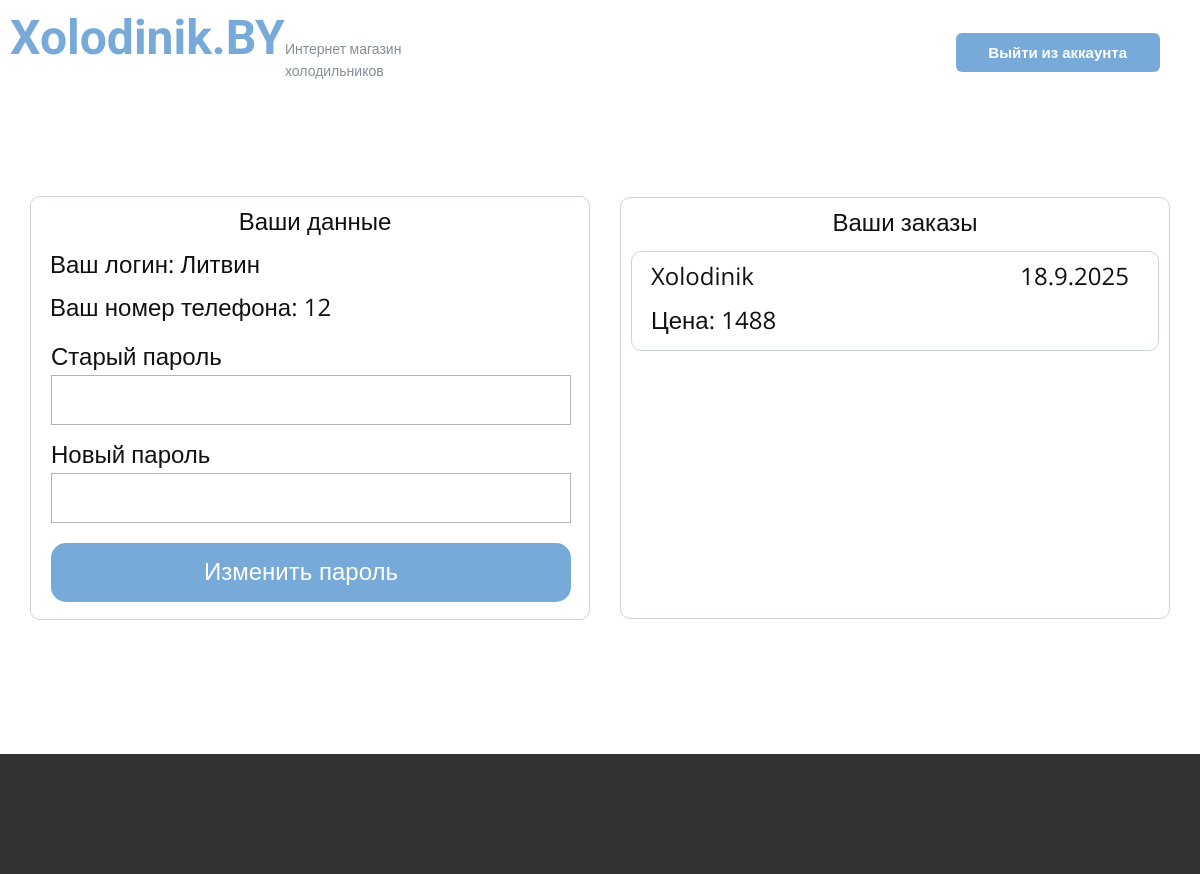
Before: /cub (signed in) with the older database file.
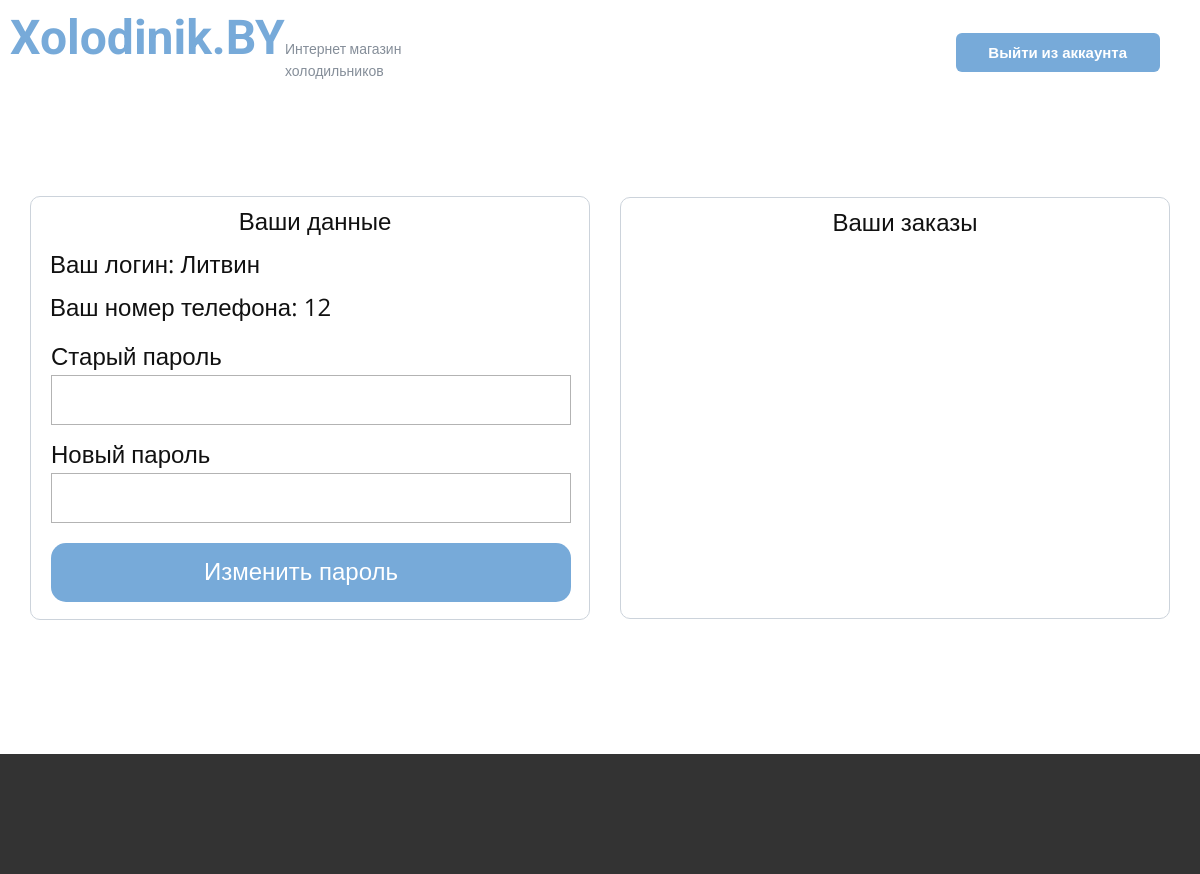
After: the same page with the newer database file.
### app.py (models this page shows)
class Order(db.Model):
    id = db.Column(db.Integer, primary_key=True)
    user_phone_number = db.Column(db.String(20), nullable=False)
    user_email = db.Column(db.String(20), nullable=False)
    status = db.Column(db.String(20), nullable=False, default="на рассмотрении")
    date = db.Column(db.String(10), nullable=False)
    prod_id = db.Column(db.Integer, db.ForeignKey('prod.id'))
    prod = db.relationship('Prod', back_populates='orders')
    user_id = db.Column(db.Integer, db.ForeignKey('user.id'))
    user = db.relationship('User', back_populates='orders')

class Prod(db.Model):
    id = db.Column(db.Integer, primary_key=True)
    model = db.Column(db.String(20), nullable=False, unique=True)
    producer = db.Column(db.String(20), nullable=False)
    price = db.Column(db.Integer, nullable=False)
    width = db.Column(db.String(20), nullable=False)
    depth = db.Column(db.String(20), nullable=False)
    height = db.Column(db.String(20), nullable=False)
    weight = db.Column(db.String(20), nullable=False)
    volume = db.Column(db.String(20), nullable=False)
    service = db.Column(db.String(20), nullable=False)
    country = db.Column(db.String(20), nullable=False)
    category = db.Column(db.String(20), nullable=False)
    colling = db.Column(db.String(20), nullable=False)
    color = db.Column(db.String(20), nullable=False)
    energy_efficiency = db.Column(db.String(20), nullable=False)
    compressors = db.Column(db.String(20), nullable=False)
    noise = db.Column(db.String(20), nullable=False)
    handle = db.Column(db.String(20), nullable=False)
    guaranty = db.Column(db.String(20), nullable=False)
    control_unit = db.Column(db.String(20), nullable=False)
    power = db.Column(db.String(20), nullable=False)
    chambers = db.Column(db.String(20), nullable=False)
    doors = db.Column(db.String(20), nullable=False)
    useful_volume = db.Column(db.String(20), nullable=False)
    useful_volume_ref = db.Column(db.String(20), nullable=False)
    useful_volume_freezer = db.Column(db.String(20), nullable=False)
    voltage_frequency = db.Column(db.String(20), nullable=False)
    energy_consumption = db.Column(db.String(20), nullable=False)
    coolant = db.Column(db.String(20), nullable=False)
    series = db.Column(db.String(20), nullable=False)
    temperature = db.Column(db.String(20), nullable=False)
    defrosting_system = db.Column(db.String(20), nullable=False)
    shelves = db.Column(db.String(20), nullable=False)
    barriers = db.Column(db.String(20), nullable=False)
    baskets = db.Column(db.String(20), nullable=False)
    inserts = db.Column(db.String(20), nullable=False)
    stoppers = db.Column(db.String(20), nullable=False)
    freezer_temp = db.Column(db.String(20), nullable=False)
    freezing_capacity = db.Column(db.String(20), nullable=False)
    freezer_parts = db.Column(db.String(20), nullable=False)
    size_without = db.Column(db.String(20), nullable=False)
    size_with = db.Column(db.String(20), nullable=False)
    weight_without = db.Column(db.String(20), nullable=False)
    weight_with = db.Column(db.String(20), nullable=False)
    rating = db.Column(db.Float, nullable=False, default=0.0)
    description = db.Column(db.String(200), nullable=False)
    image_path = db.Column(db.String(50), nullable=False)
    orders = db.relationship('Order', back_populates='prod')
    reviews = db.relationship('Review', back_populates='prod')

### app.py (the view, shortened to what this page needs)
@app.route("/cub", methods=["POST", "GET"])
@login_required
def cub():
    if current_user.orders:
        return render_template("cub.html", orders=current_user.orders)
    return render_template("cub.html")

### app.py (called while the page is built)
@login_manager.user_loader
def load_user(user_id):
    return User.query.get(int(user_id))

### templates/cub.html (shortened to what this page needs)
<!DOCTYPE html>
<html lang="ru">
<head>
    <link rel="stylesheet" href="{{ url_for('static', filename='un.css') }}" media="screen">
    <link rel="stylesheet" href="{{ url_for('static', filename='panel.css') }}" media="screen">
    <link rel="stylesheet" href="{{ url_for('static', filename='cub.css') }}" media="screen">
</head>
<body>
  <header>
      <div class="head">
        <a class="logo" href="/">Xolodinik.BY</a>
        <p class="logo-text">Интернет магазин<br>холодильников</p>
        <a href="/logout" class="btn btn-2" style="margin-right: 30px !important;">Выйти из аккаунта</a>
      </div>
  </header>
  <section style="display: grid; place-items: center; min-height: 850px;">
      <div>
        <div class="border-1">
          <div class="user-data">
              <p class="text-1" style="text-align: center; width: 530px;">Ваши данные</p>
            <p class="text-1">Ваш логин: {{ current_user.login }}</p>
              <p class="text-1">Ваш номер телефона: {{ current_user.phone_number }}</p>
              <form class="form-1" name="form" method="post" style="margin-top: 10px; padding: 0;">
                        <div class="container-input">
                            <label for="old_password">Старый пароль</label>
                            <input type="password" id="old_password" name="old_password" class="input" required autocomplete="off">
                        </div>
                        <div class="container-input">
                            <label for="new_password">Новый пароль</label>
                            <input type="password" id="new_password" name="new_password" class="input" required autocomplete="off">
                        </div>
                        <button type="submit" name="user_id" value="{{ current_user.id }}">Изменить пароль</button>
                    </form>
          </div>
        </div>
        <div class="orders-cont border-1">
          <div class="order-cont-1">
              <p class="text-1" style="text-align: center; width: 530px;">Ваши заказы</p>
              {% if orders %}
              {% for order in orders %}
            <div class="order border-1">
              <div class="order-cont-1">
                <p class="text-1">{{ order.prod.model }}</p>
                <p class="text-2">{{ order.date }} </p>
                <p class="text-1">Цена: {{ order.prod.price }}</p>
              </div>
            </div>
              {% endfor %}
              {% endif %}
          </div>
        </div>
          </div>
    </section>
<footer></footer>
</body>
</html>

Changed rows visible on the page:
removed Order: prod.model "Xolodinik", date "18.9.2025", prod.price "1488"
